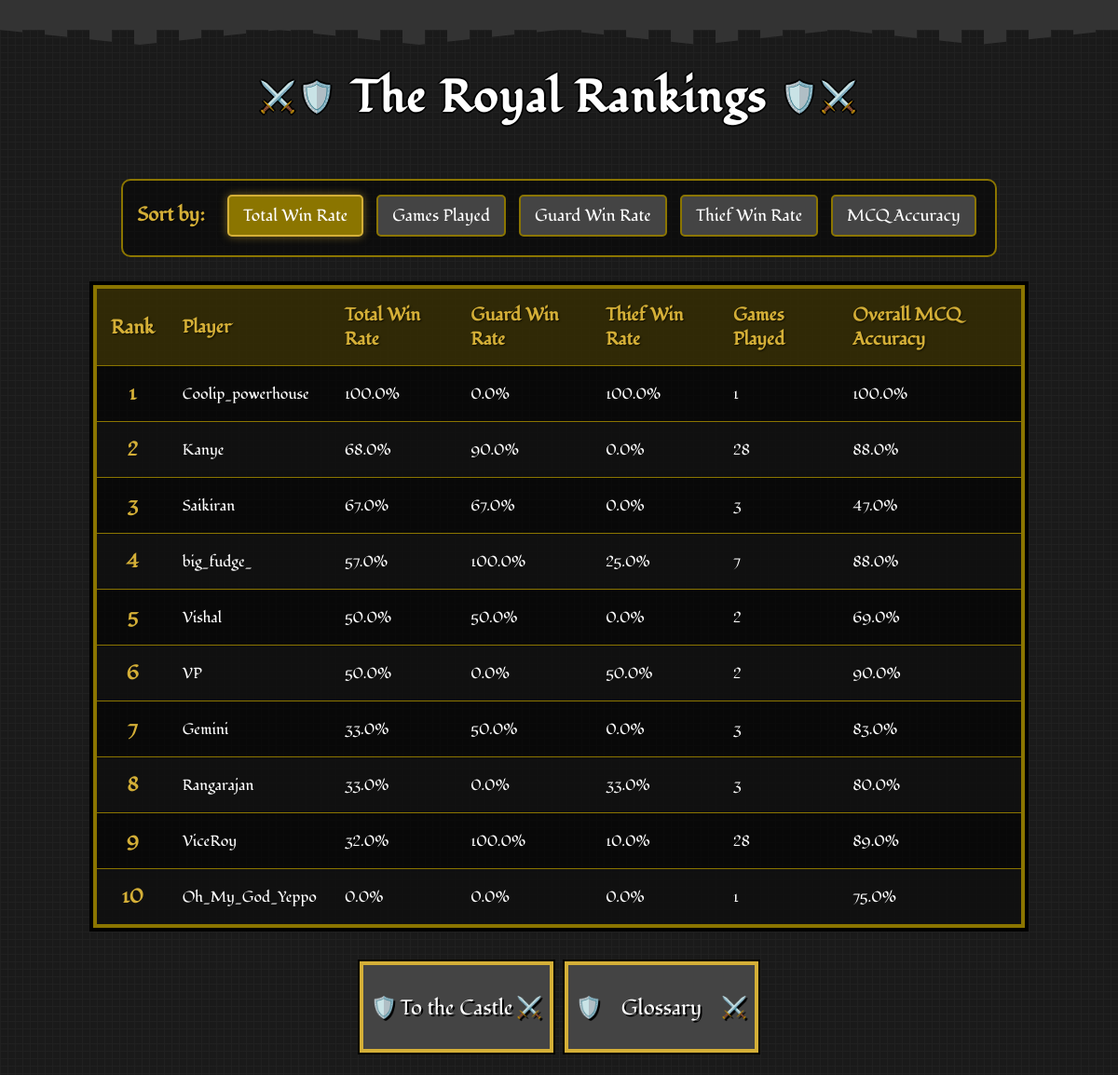
The page /leaderboard on the database as committed earlier.
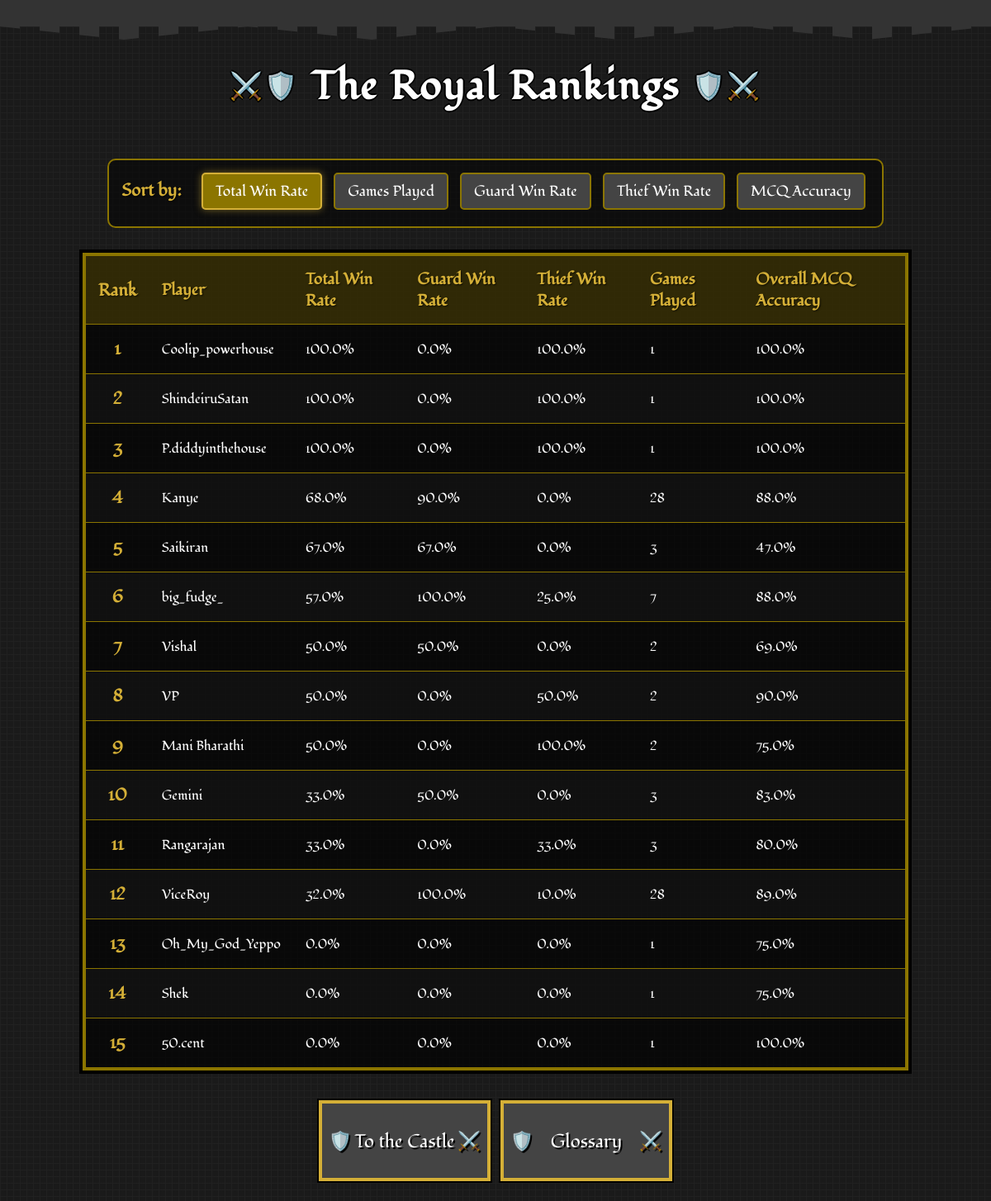
The same page on the database as committed later.
### app.py (models this page shows)
class PlayerStats(db.Model):
    id = db.Column(db.Integer, primary_key=True)
    user_id = db.Column(db.Integer, db.ForeignKey('user.id'), nullable=False)
    total_games_played = db.Column(db.Integer, default=0)
    games_played_as_guard = db.Column(db.Integer, default=0)
    games_played_as_thief = db.Column(db.Integer, default=0)
    total_games_won = db.Column(db.Integer, default=0)
    total_games_won_as_guard = db.Column(db.Integer, default=0)
    total_games_won_as_thief = db.Column(db.Integer, default=0)
    total_win_rate = db.Column(db.Float, default=0.0)
    win_rate_as_guard = db.Column(db.Float, default=0.0)
    win_rate_as_thief = db.Column(db.Float, default=0.0)
    total_answer_accuracy = db.Column(db.Float, default=0.0)
    total_questions_attempted = db.Column(db.Integer, default=0)
    total_right_answers = db.Column(db.Integer, default=0)
    game_right_answers = db.Column(db.Integer, default=0)
    game_total_questions = db.Column(db.Integer, default=0)
    answer_accuracy_in_last_game = db.Column(db.Float, default=0.0)

class User(db.Model):
    id = db.Column(db.Integer, primary_key=True)
    username = db.Column(db.String(40), unique=True, nullable=False)
    password_hash = db.Column(db.String(200), nullable=False)
    stats = db.relationship('PlayerStats', backref='user', uselist=False)

### app.py (the view)
@app.route('/leaderboard')
def leaderboard():
    sort_by = request.args.get('sort_by', 'total_win_rate')
    sort_options = {
        'games_played': PlayerStats.total_games_played,
        'total_win_rate': PlayerStats.total_win_rate,
        'win_rate_as_guard': PlayerStats.win_rate_as_guard,
        'win_rate_as_thief': PlayerStats.win_rate_as_thief,
        'mcq_accuracy': PlayerStats.total_answer_accuracy
    }
    sort_column = sort_options.get(sort_by, PlayerStats.total_win_rate)
    leaderboard_data = db.session.query(PlayerStats, User)\
        .join(User, PlayerStats.user_id == User.id)\
        .order_by(sort_column.desc())\
        .limit(20)\
        .all()
    return render_template('leaderboard.html',
                           leaderboard_data=leaderboard_data,
                           current_sort=sort_by)

### templates/leaderboard.html (shortened to what this page needs)
<!DOCTYPE html>
<html lang="en">
<head>
    <link rel="stylesheet" href="static/css/style.css">
    <link rel="stylesheet" href="static/css/leaderboard.css">
    <link rel="stylesheet" href="static/css/game-over.css">
</head>
<body>
    <div class="castle-top"></div>
    <h1>The Royal Rankings</h1>
    <div class="filters">
        <strong>Sort by:</strong>
        <a href="{{ url_for('leaderboard', sort_by='total_win_rate') }}"
           class="{{ 'active' if current_sort == 'total_win_rate' }}">Total Win Rate</a>
        <a href="{{ url_for('leaderboard', sort_by='games_played') }}"
           class="{{ 'active' if current_sort == 'games_played' }}">Games Played</a>
        <a href="{{ url_for('leaderboard', sort_by='win_rate_as_guard') }}"
           class="{{ 'active' if current_sort == 'win_rate_as_guard' }}">Guard Win Rate</a>
        <a href="{{ url_for('leaderboard', sort_by='win_rate_as_thief') }}"
           class="{{ 'active' if current_sort == 'win_rate_as_thief' }}">Thief Win Rate</a>
        <a href="{{ url_for('leaderboard', sort_by='mcq_accuracy') }}"
           class="{{ 'active' if current_sort == 'mcq_accuracy' }}">MCQ Accuracy</a>
    </div>
    <table>
        <thead>
            <tr>
                <th class="rank">Rank</th>
                <th>Player</th>
                <th>Total Win Rate</th>
                <th>Guard Win Rate</th>
                <th>Thief Win Rate</th>
                <th>Games Played</th>
                <th>Overall MCQ Accuracy</th>
            </tr>
        </thead>
        <tbody>
            {% for stats, user in leaderboard_data %}
            <tr>
                <td class="rank">{{ loop.index }}</td>
                <td>{{ user.username }}</td>
                <td>{{ stats.total_win_rate }}%</td>
                <td>{{ stats.win_rate_as_guard }}%</td>
                <td>{{ stats.win_rate_as_thief }}%</td>
                <td>{{ stats.total_games_played }}</td>
                <td>{{ stats.total_answer_accuracy }}%</td>
            </tr>
            {% else %}
            <tr>
                <td colspan="7" style="text-align: center;">No player data available yet.</td>
            </tr>
            {% endfor %}
        </tbody>
    </table>
    <div class="button-container">
        <a href="{{ url_for('home') }}"><button class="shield-btn game-over-btn">To the Castle</button></a>
        <a href="{{ url_for('glossary') }}"><button class="shield-btn game-over-btn">Glossary</button></a>
    </div>
</body>
</html>

### static/css/style.css (style rules this page uses)
body { font-family: "Fondamento", serif; background-color: #1a1a1a; background-image: linear-gradient(90deg, rgba(34,34,34,0.8) 1px, transparent 1px), linear-gradient(rgba(34,34,34,0.8) 1px, transparent 1px); background-size: 8px 8px; color: white; margin: 0; padding: 0; text-align: center; position: relative; min-height: 100vh; display: flex; flex-direction: column; justify-content: space-between; }
.castle-top { height: 32px; background-color: #333; position: relative; margin-bottom: 16px; image-rendering: pixelated; }
.castle-top::before { content: ""; position: absolute; top: 100%; left: 0; right: 0; height: 16px; background-image: repeating-linear-gradient(90deg, #333 0px, #333 24px, transparent 24px, transparent 48px); background-size: 48px 16px; clip-path: polygon( 0% 0%, 12.5% 100%, 25% 0%, 37.5% 100%, 50% 0%, 62.5% 100%, 75% 0%, 87.5% 100%, 100% 0% ); image-rendering: pixelated; }
h1 { font-family: "Fondamento", serif; text-align: center; font-size: 3rem; color: white; text-shadow: 2px 0 #000, -2px 0 #000, 0 2px #000, 0 -2px #000; margin: 24px 0; letter-spacing: 2px; position: relative; image-rendering: pixelated; }
h1::before { content: "⚔️🛡️"; font-size: 2rem; position: relative; top: -5px; margin: 0 15px; }
h1::after { content: "🛡️⚔️"; font-size: 2rem; position: relative; top: -5px; margin: 0 15px; }
button.shield-btn { font-family: "Fondamento", serif; background-color: #444; color: white; border: none; box-shadow: 0 0 0 4px #d4af37, 0 0 0 6px #000; padding: 14px 22px; margin: 10px; font-size: 1.4rem; cursor: pointer; position: relative; transition: all 0.2s steps(5); text-shadow: 2px 2px 0 #000; width: 200px; height: 90px; image-rendering: pixelated; }
button.shield-btn::before { content: "🛡️ "; position: absolute; left: 8px; top: 50%; transform: translateY(-50%); }

### static/css/leaderboard.css (style rules this page uses)
body { font-family: "Fondamento", serif; background-color: #1a1a1a; background-image: linear-gradient(90deg, rgba(34,34,34,0.8) 1px, transparent 1px), linear-gradient(rgba(34,34,34,0.8) 1px, transparent 1px); background-size: 8px 8px; color: white; margin: 0; padding: 0; text-align: center; }
h1 { font-family: "Fondamento", serif; text-align: center; font-size: 3rem; color: white; text-shadow: 2px 0 #000, -2px 0 #000, 0 2px #000, 0 -2px #000; margin: 24px 0; letter-spacing: 2px; }
.filters { text-align: center; margin: 30px auto; max-width: 1000px; background-color: rgba(0, 0, 0, 0.5); padding: 15px; border: 2px solid #8b7500; border-radius: 10px; }
.filters strong { color: #d4af37; font-size: 1.3rem; margin-right: 15px; text-shadow: 1px 1px 2px rgba(0, 0, 0, 0.7); }
.filters a { font-family: "Fondamento", serif; text-decoration: none; padding: 8px 15px; margin: 0 5px; border-radius: 5px; background-color: #444; color: white; border: 2px solid #8b7500; transition: all 0.2s; font-size: 1.1rem; display: inline-block; margin-bottom: 5px; }
.filters a.active { background-color: #8b7500; color: white; border-color: #d4af37; box-shadow: 0 0 10px rgba(212, 175, 55, 0.5); }
table { width: 100%; max-width: 1000px; margin: 0 auto; border-collapse: collapse; background-color: rgba(0, 0, 0, 0.7); border: 4px solid #8b7500; box-shadow: 0 0 0 4px #000; }
th, td { padding: 15px; text-align: left; border-bottom: 1px solid #8b7500; }
thead th { background-color: rgba(139, 117, 0, 0.3); color: #d4af37; font-weight: bold; text-shadow: 1px 1px 2px rgba(0, 0, 0, 0.7); font-size: 1.2rem; }
tbody tr:nth-child(even) { background-color: rgba(34, 34, 34, 0.3); }
.rank { font-weight: bold; text-align: center; color: #d4af37; font-size: 1.3rem; }
.button-container { display: flex; justify-content: center; margin: 30px auto; }
.shield-btn { font-family: "Fondamento", serif; background-color: #444; color: white; border: none; box-shadow: 0 0 0 4px #d4af37, 0 0 0 6px #000; padding: 14px 22px; margin: 10px; font-size: 1.4rem; cursor: pointer; position: relative; transition: all 0.2s steps(5); text-shadow: 2px 2px 0 #000; }

### static/css/game-over.css (style rules this page uses)
button.game-over-btn::after { content: "⚔️"; position: absolute; right: 8px; top: 50%; transform: translateY(-50%); }

Rows that differ between the two databases and show on the page:
added PlayerStats: username "ShindeiruSatan", total_win_rate "100.0", win_rate_as_guard "0.0", win_rate_as_thief "100.0", total_games_played "1", total_answer_accuracy "100.0"
added PlayerStats: username "P.diddyinthehouse", total_win_rate "100.0", win_rate_as_guard "0.0", win_rate_as_thief "100.0", total_games_played "1", total_answer_accuracy "100.0"
added PlayerStats: username "Mani Bharathi", total_win_rate "50.0", win_rate_as_guard "0.0", win_rate_as_thief "100.0", total_games_played "2", total_answer_accuracy "75.0"
added PlayerStats: username "Shek", total_win_rate "0.0", win_rate_as_guard "0.0", win_rate_as_thief "0.0", total_games_played "1", total_answer_accuracy "75.0"
added PlayerStats: username "50.cent", total_win_rate "0.0", win_rate_as_guard "0.0", win_rate_as_thief "0.0", total_games_played "1", total_answer_accuracy "100.0"
